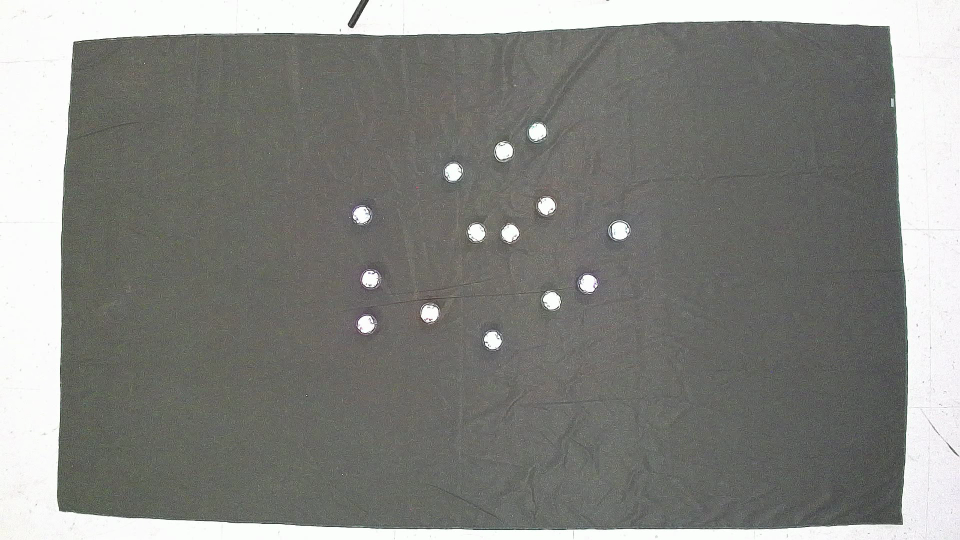
#> input picture output.png, 1920 x 1080 px (shown at 1/2 size)
$ python test.py
#> lines starting #> are read from the running program, lines starting #| are printed output that depends on the picture; after the words box and inside, x2 and y2 are one past the last pixel; in counts of white or black regions, pixels touching at a corner belong together
### swarmalators/tracker/euclid_tracker.py
import math
import numpy as np
from scipy.optimize import linear_sum_assignment


class EuclideanDistTracker:
    def __init__(self):
        self.center_points = {}
        self.id_count = 0

    def init(self, inital_positions):
        """
        Initalize the center points

        Args:
            inital_positions (list): The inital positions of the objects in form [x, y]
        """
        try:
            for position in inital_positions:
                x, y = position

                self.center_points[self.id_count] = (x, y)
                self.id_count += 1
        except Exception as e:
            print(inital_positions)
            raise RuntimeError("Inital positions must be in form [x, y, w, h]")

    # [57 lines left out: functions _get_closest_id, update, not called in this run]


# import math
# import numpy as np
# from scipy.optimize import linear_sum_assignment


# class EuclideanDistTracker:
#     def __init__(self):
#         self.center_points = {}
#         self.id_count = 0

#     def init(self, inital_positions):
#         """
#         Initalize the center points

#         Args:
#             inital_positions (list): The inital positions of the objects in form [x, y]
#         """
#         try:
#             for position in inital_positions:
#                 x, y = position

#                 self.center_points[self.id_count] = (x, y)
#                 self.id_count += 1
#         except Exception as e:
#             print(inital_positions)
#             raise RuntimeError("Inital positions must be in form [x, y, w, h]")

#     def update(self, object_coords):
#         """
#         Update the center points of the objects

#         Args:
#             objects_rect (list): The center points of the objects in form [x, y]

#         Returns:
#             list: The new center points in form [id, (x, y)]
#         """
#         if len(object_coords) != len(self.center_points):
#             raise RuntimeError("Number of objects must match number of center points")

#         old_positions = list(self.center_points.values())

#         cost_matrix = np.linalg.norm(
#             np.array(old_positions)[:, None] - np.array(object_coords), axis=2
#         )

#         row_ind, col_ind = linear_sum_assignment(cost_matrix)

#         # Update the center points with the new matched coordinates
#         new_center_points = {}
#         for row, col in zip(row_ind, col_ind):
#             new_center_points[row] = object_coords[col]

#         # Update self.center_points with new values
#         self.center_points = new_center_points

#         # Return the new center points sorted by id
#         return sorted(new_center_points.items(), key=lambda x: x[0])

### swarmalators/tracker/tracker.py
import cv2
from ._video_stream import VideoStream
import multiprocessing as mp

# from ._sort import Sort
from .euclid_tracker import EuclideanDistTracker
import numpy as np
import time
import atexit
import os

MAX_LEN = 1
MAX_CONTOUR_AREA = 700
MIN_CONTOUR_AREA = 30


class SpheroTracker:
    """
    Tracker Class. Handles actual tracking of Spheros

    Attributes:
        init_positions: The initial positions of the Spheros
    """

    def __init__(
        self,
        device: int,
        spheros: int,
        tracking: mp.Event,
        positions,
        lock,
        velocities,
        init_positions: list = [],
        marks: list = [],
    ):
        self._spheros = spheros
        self._tracking = tracking
        self._positions = positions
        self._lock = lock
        self._velocities = velocities

        settings_path = self._get_settings_path()

        # self._stream = VideoStream(settings_path).start()

        # Get scale factors
        # self._set_scale_factor()

        # It takes some time for the camera to focus, etc
        print("Waiting for camera to calibrate")
        # self._calibrate_camera()
        print("Calibrated camera")

        # Setup and initalize tracker
        self._euclid_tracker = EuclideanDistTracker()
        self._euclid_tracker.init(init_positions)

        # self._init_recording()

        self._marks = marks

    """
    Private methods
    """

    # [195 lines left out: functions _init_recording, _set_scale_factor, _calibrate_camera, _track_objects, not called in this run]

    def _detect_objects(self, frame):
        """
        Detect Spheros in a frame

        Args:
            frame: The frame to detect Spheros in

        Returns:
            A list of detections in form [x, y]
        """

        display_frame = frame.copy()

        # Find the black canvas mat
        canvas_approx = self._find_canvas(frame)
        cv2.polylines(display_frame, [canvas_approx], True, (0, 255, 0), 2)

        # Make everything outside the canvas black
        mask = np.zeros_like(frame)
        cv2.fillPoly(mask, [canvas_approx], (255, 255, 255))
        masked_frame = cv2.bitwise_and(frame, mask)

        # Crop to just the canvas
        canvas_rect = cv2.boundingRect(canvas_approx)
        x, y, w, h = canvas_rect
        warped_canvas = masked_frame[y : y + h, x : x + w]  # Crop the canvas area

        # Filter out the bricks
        # warped_canvas = self._filter_bricks(warped_canvas)

        # Apply Otsu's binarization
        gray = cv2.cvtColor(warped_canvas, cv2.COLOR_BGR2GRAY)
        # ret, thresh = cv2.threshold(gray, 0, 255, cv2.THRESH_BINARY + cv2.THRESH_OTSU)

        _, thresh = cv2.threshold(gray, 155, 255, cv2.THRESH_BINARY)

        # Scale canvas approx into the cropped frame
        canvas_approx_scaled = canvas_approx - np.array([x, y])

        # Apply a mask to the thresholded image
        mask = np.zeros_like(thresh)
        cv2.fillPoly(mask, [canvas_approx_scaled], (255, 255, 255))
        thresh = cv2.bitwise_and(thresh, mask)

        # Noise removal
        thresh = cv2.erode(thresh, None, iterations=1)

        # # Dilate to increase the size of the bricks
        # thresh = cv2.dilate(thresh, None, iterations=2)

        # Downsample the image first
        thresh = cv2.resize(
            thresh, (0, 0), fx=0.25, fy=0.25
        )  # Downsample the image by 4x

        # Cluster white regions into 15 clusters
        try:
            centers, _ = self._cluster_spheros(
                thresh,
                num_clusters=self._spheros,
            )
        except Exception as e:
            print("Error when clustering")
            while True:
                cv2.imshow("Thresh", thresh)
                cv2.imshow("Display frame", display_frame)
                if cv2.waitKey(1) & 0xFF == ord("q"):
                    break

            raise e

        # Scale the centers back up
        dets = [(int(center[1] * 4) + x, int(center[0] * 4) + y) for center in centers]

        # Draw the centers
        for det in dets:
            cv2.circle(
                display_frame,
                det,
                5,
                (0, 255, 0),
                -1,
            )

        return dets, (thresh, display_frame)

    # [26 lines left out: functions _update_positions, _normalize_coordinates, _unnormalize_coordinates, not called in this run]

    def _get_settings_path(self):
        """
        Gets the path to tracker_camera.json

        Returns:
            The path to direction_camera.json
        """

        current_file_path = os.path.abspath(__file__)
        current_directory = os.path.dirname(current_file_path)

        return os.path.join(current_directory, "tracker_camera.json")

    def _find_canvas(self, frame):
        """
        Given a frame, find the canvas

        Args:
            frame: The frame to find the canvas in

        Returns:
            The canvas
        """
        gray = cv2.cvtColor(frame, cv2.COLOR_BGR2GRAY)

        _, thresh_2 = cv2.threshold(gray, 120, 255, cv2.THRESH_BINARY_INV)

        cv2.imshow("Canvas thresh", thresh_2)

        contours, _ = cv2.findContours(
            thresh_2, cv2.RETR_EXTERNAL, cv2.CHAIN_APPROX_SIMPLE
        )
        canvas_contour = max(contours, key=cv2.contourArea)
        epsilon = 0.001 * cv2.arcLength(canvas_contour, True)
        canvas_approx = cv2.approxPolyDP(canvas_contour, epsilon, True)
        return canvas_approx

    def _cluster_spheros(self, thresh, num_clusters=15):
        """
        Uses k-means clustering to cluster the Spheros

        Args:
            thresh: The thresholded image
            num_clusters: The number of clusters to use

        Returns:
            Centers: The centers of the clusters
            Labels: The labels of the clusters
        """

        # Find contours of white regions
        contours, _ = cv2.findContours(
            thresh, cv2.RETR_EXTERNAL, cv2.CHAIN_APPROX_SIMPLE
        )

        # Create a mask to filter out large contours (obstacles)
        mask = np.zeros_like(thresh)
        for c in contours:
            _, _, w, h = cv2.boundingRect(c)
            bounding_area = w * h  # Calculate the area of the bounding box
            if bounding_area > MIN_CONTOUR_AREA:
                cv2.drawContours(mask, [c], -1, 255, thickness=cv2.FILLED)

        cv2.imshow("Mask", mask)

        # Get white pixel coordinates from the filtered mask
        white_pixels = np.column_stack(np.where(mask > 0))

        # Perform k-means clustering

        criteria = (cv2.TERM_CRITERIA_EPS + cv2.TERM_CRITERIA_MAX_ITER, 300, 0.05)

        _, labels, centers = cv2.kmeans(
            white_pixels.astype(np.float32),
            num_clusters,
            None,
            criteria,
            10,
            cv2.KMEANS_PP_CENTERS,
        )

        return centers, labels

    # [37 lines left out: function _filter_bricks, not called in this run]

    """
    Static methods
    """

    # [27 lines left out: function start_tracking, not called in this run]


class Tracker:
    """
    Manager Class. Handles creating tracker process and relying positions back
    """

    # [65 lines left out: functions __init__, start_tracking_objects, mark, get_positions, set_velocities, cleanup, not called in this run]

### test.py
import cv2
import numpy as np
from swarmalators.tracker.tracker import SpheroTracker


def process_single_image(image_path, spheros, init_positions=[]):
    """
    Process a single image using SpheroTracker.

    Args:
        image_path (str): Path to the image file.
        spheros (int): Number of spheros to detect.
        init_positions (list): Initial positions of the spheros (optional).
    """
#> called with image_path = 'output.png', spheros = 14
    # Load the image
    frame = cv2.imread(image_path)
#> frame is the input picture: shape (1080, 1920, 3); mean B, G, R 129.5, 133.5, 132.8
    if frame is None:
        print(f"Error: Could not load image from {image_path}")
        return

    # Create a dummy event and other required parameters
    tracking_event = None  # Not needed for single image processing
    positions = []
    lock = None  # Not needed for single image processing
    velocities = []

    # Initialize the tracker
    tracker = SpheroTracker(
        device=0,  # Device is irrelevant for single image processing
        spheros=spheros,
        tracking=tracking_event,
        positions=positions,
        lock=lock,
        velocities=velocities,
        init_positions=init_positions,
    )

    # Process the image
    dets, (thresh, display_frame) = tracker._detect_objects(frame)
#> in _find_canvas, `_, thresh_2 = cv2.threshold(gray, 120, 255, cv2.THRESH_BINARY_INV)`:
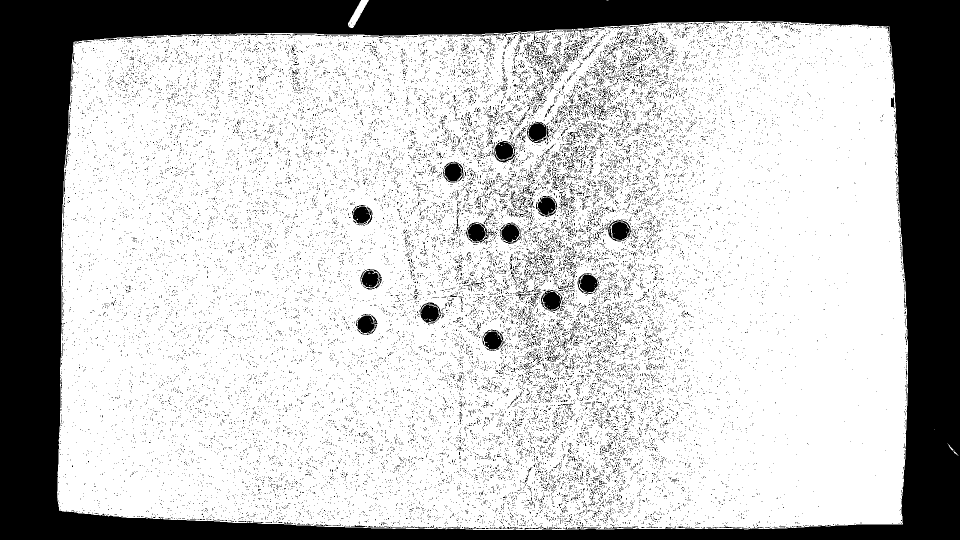
#> thresh_2: shape (1080, 1920) (shown at 1/2 size); 75% white; 29152 black regions (28755 under 20 px)
#> in _find_canvas, `contours, _ = cv2.findContours( thresh_2, cv2.RETR_EXTERNAL, cv2.CHAIN..`: contours = 7 contours, 5 with area under 20; largest, box (x1, y1, x2, y2) and area: (114, 42, 1816, 1060) 1658847, (696, 0, 738, 56) 762
#> in _find_canvas, `canvas_contour = max(contours, key=cv2.contourArea)`: canvas_contour = contour of 769 points, box (x1, y1, x2, y2) (114, 42, 1816, 1060), area 1658847
#> in _find_canvas, `epsilon = 0.001 * cv2.arcLength(canvas_contour, True)`: epsilon = 5.43
#> in _find_canvas, `canvas_approx = cv2.approxPolyDP(canvas_contour, epsilon, True)`: canvas_approx = contour of 12 points, box (x1, y1, x2, y2) (118, 42, 1816, 1059), area 1657290
#> in _detect_objects, `cv2.polylines(display_frame, [canvas_approx], True, (0, 255, 0), 2)`: display_frame: shape (1080, 1920, 3); 0.76% of pixels changed, all inside (x1, y1, x2, y2) = (117, 41, 1817, 1060)
#> in _detect_objects, `cv2.fillPoly(mask, [canvas_approx], (255, 255, 255))`: mask: shape (1080, 1920, 3); 80% white; 1 black region, box (x1, y1, x2, y2) and area: (0, 0, 1920, 1080) 413685
#> in _detect_objects, `masked_frame = cv2.bitwise_and(frame, mask)`:
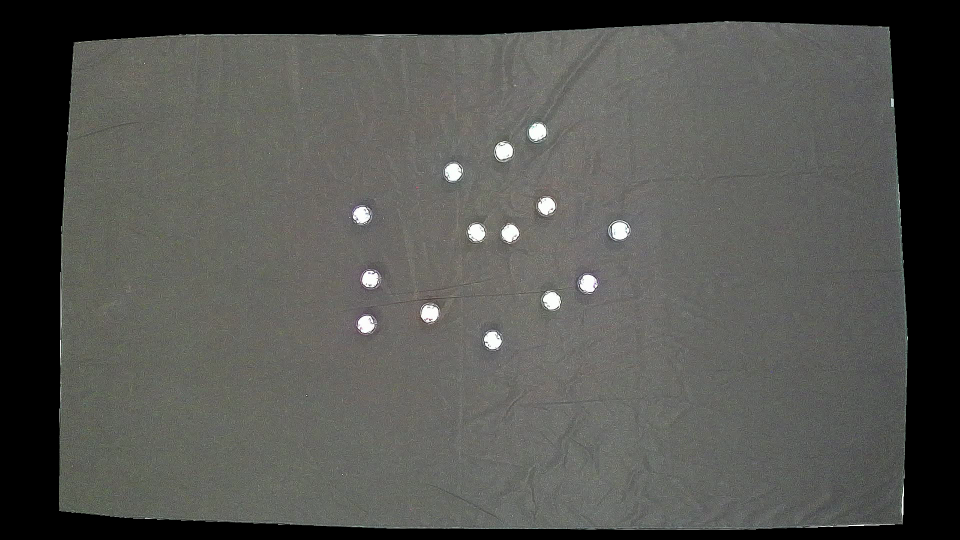
#> masked_frame: shape (1080, 1920, 3) (shown at 1/2 size); mean B, G, R 80.2, 84, 83.6
#> in _detect_objects, `canvas_rect = cv2.boundingRect(canvas_approx)`: canvas_rect = (118, 42, 1698, 1017)
#> in _detect_objects, `x, y, w, h = canvas_rect`: x = 118; y = 42; w = 1698; h = 1017
#> in _detect_objects, `warped_canvas = masked_frame[y : y + h, x : x + w]`:
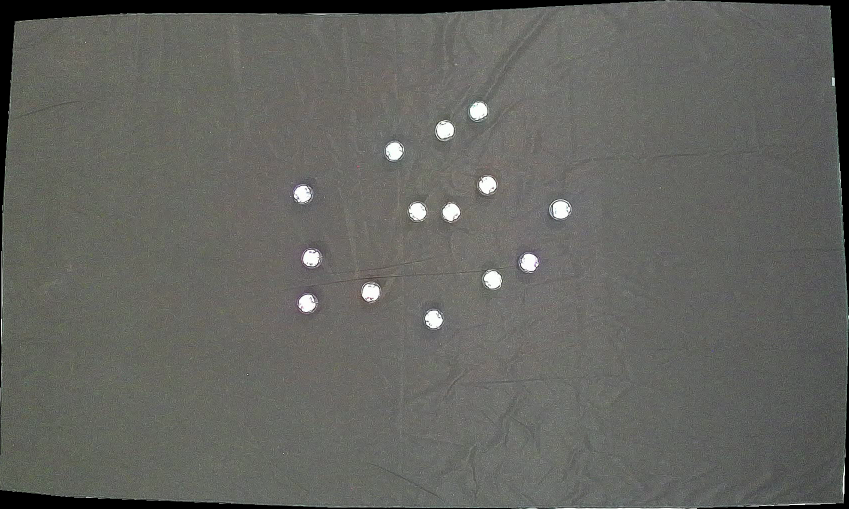
#> warped_canvas: shape (1017, 1698, 3) (shown at 1/2 size); mean B, G, R 96.3, 100.9, 100.4
#> in _detect_objects, `_, thresh = cv2.threshold(gray, 155, 255, cv2.THRESH_BINARY)`: thresh: shape (1017, 1698); 0.98% white; 527 white regions (496 under 20 px), largest, box (x1, y1, x2, y2) and area: (1099, 399, 1143, 438) 1140, (871, 240, 908, 282) 1072, (968, 538, 1004, 580) 1023
#> in _detect_objects, `canvas_approx_scaled = canvas_approx - np.array([x, y])`: canvas_approx_scaled = [[1660, 11], [1340, 0], [845, 27], [261, 26], [29, 42], [4, 433], [0, 979], [135, 993], [667, 1015], [1378, 1016], [1687, 1006], [1697, 639]]
#> in _detect_objects, `cv2.fillPoly(mask, [canvas_approx_scaled], (255, 255, 255))`:
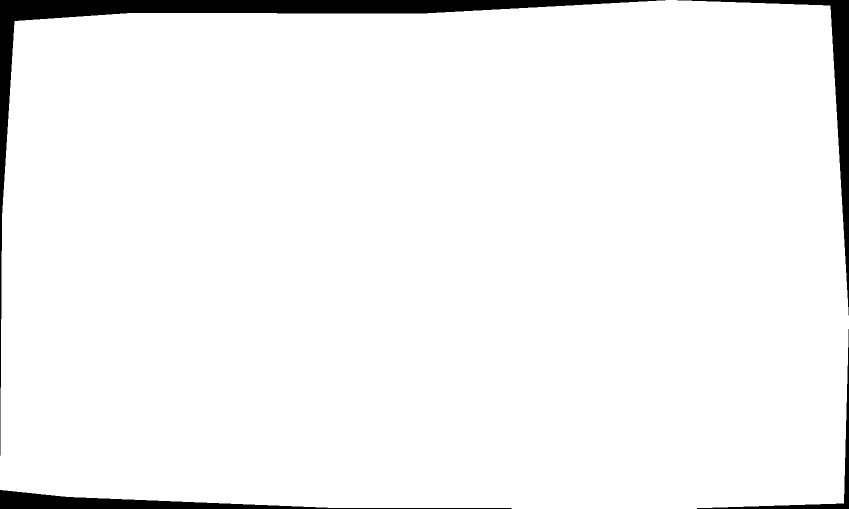
#> mask: shape (1017, 1698) (shown at 1/2 size); 96.1% white; 4 black regions, box (x1, y1, x2, y2) and area: (0, 0, 1331, 911) 38843, (1355, 0, 1698, 631) 13809, (0, 980, 1023, 1017) 10809, (1394, 658, 1698, 1017) 3490
#> in _detect_objects, `thresh = cv2.erode(thresh, None, iterations=1)`: thresh: shape (1017, 1698); 0.59% white; 26 white regions (9 under 20 px)
#> in _detect_objects, `thresh = cv2.resize( thresh, (0, 0), fx=0.25, fy=0.25 )`:
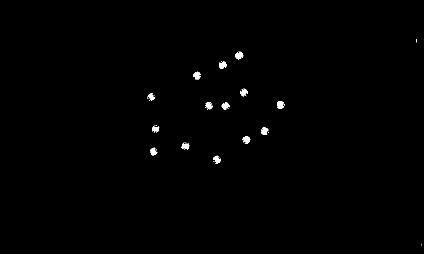
#> thresh: shape (254, 424); min 0, max 255, mean 1.5
#> in _cluster_spheros, `contours, _ = cv2.findContours( thresh, cv2.RETR_EXTERNAL, cv2.CHAIN_A..`: contours = 16 contours, 2 with area under 20; largest, box (x1, y1, x2, y2) and area: (235, 51, 244, 60) 44, (277, 101, 285, 109) 42, (242, 136, 251, 144) 41, (221, 102, 230, 110) 40, (181, 142, 190, 150) 40
#> the loop in _cluster_spheros, `for c in contours:` made 16 passes
#> (w, h, bounding_area) on passes 2 to 13: (8, 9, 72), (8, 9, 72), (9, 8, 72), (9, 8, 72), (8, 8, 64), (8, 8, 64), (9, 8, 72), (8, 8, 64), (8, 8, 64), (9, 8, 72), (8, 9, 72), (8, 9, 72)
#> after the loop in _cluster_spheros, `for c in contours:`:
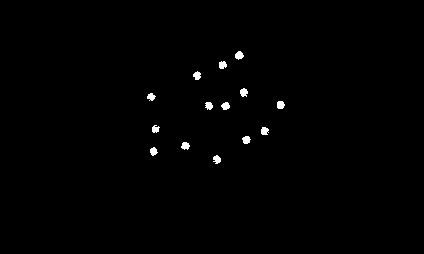
#> mask: shape (254, 424); 0.66% white; 14 white regions, largest, box (x1, y1, x2, y2) and area: (235, 51, 244, 60) 56, (277, 101, 285, 109) 54, (240, 88, 248, 97) 53
#> in _cluster_spheros, `white_pixels = np.column_stack(np.where(mask > 0))`: white_pixels = 715 pairs, first value 51 to 163, second value 147 to 284
#> in _cluster_spheros, `criteria = (cv2.TERM_CRITERIA_EPS + cv2.TERM_CRITERIA_MAX_ITER, 300, 0..`: criteria = (3, 300, 0.05)
#> in _cluster_spheros, `_, labels, centers = cv2.kmeans( white_pixels.astype(np.float32), num_..`: labels = 715 values, max 13 at index 268, min 0 at index 56, mean 6.52; centers = 14 rows, first 8: [64.55, 222.2], [145.4, 185], [104.5, 280.1], [128.7, 155], [105.3, 208.5], [139.5, 245.9], [75.2, 196.7], [92, 243.4]
#> in _detect_objects, `dets = [(int(center[1] * 4) + x, int(center[0] * 4) + y) for center in..`: dets = [(1006, 300), (857, 623), (1238, 460), (738, 556), (952, 463), (1101, 599), (904, 342), (1091, 410), (984, 678), (720, 427), (1073, 261), (730, 645), (1174, 564), (1018, 464)]
#> the loop in _detect_objects, `for det in dets:` made 14 passes
#> after the loop in _detect_objects, `for det in dets:`:
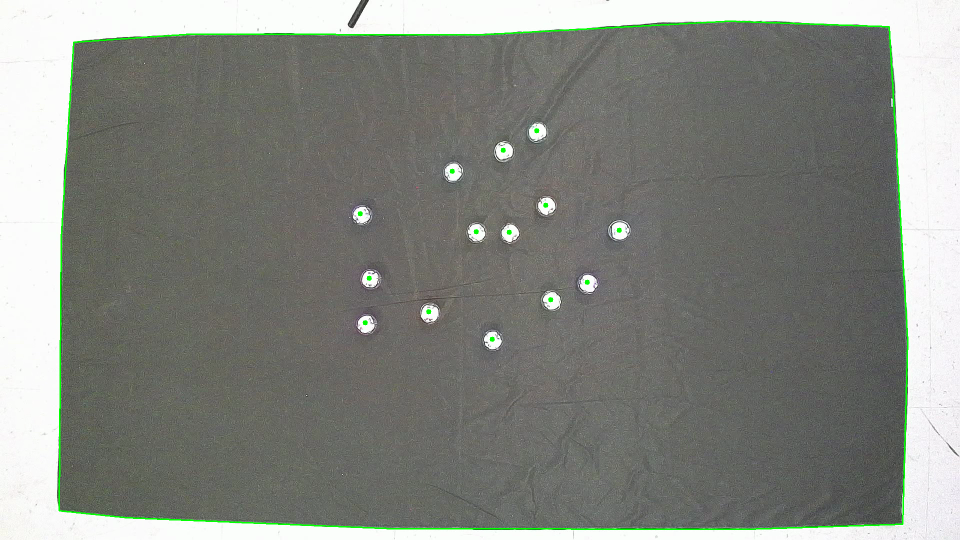
#> display_frame: shape (1080, 1920, 3) (shown at 1/2 size); mean B, G, R 128.3, 134.4, 131.7

    # Display the results
    print(f"Detected spheros: {dets}")
#| Detected spheros: [(1006, 300), (857, 623), (1238, 460), (738, 556), (952, 463), (1101, 599), (904, 342), (1091, 410), (984, 678), (720, 427), (1073, 261), (730, 645), (1174, 564), (1018, 464)]
    cv2.imshow("Thresholded Image", thresh)
    cv2.imshow("Detected Spheros", display_frame)

    # Wait for user to close the windows
    cv2.waitKey(0)
    cv2.destroyAllWindows()


# Example usage
if __name__ == "__main__":
    image_path = "output.png"  # Replace with the path to your image
    spheros = 14  # Replace with the number of spheros you expect
    process_single_image(image_path, spheros)
